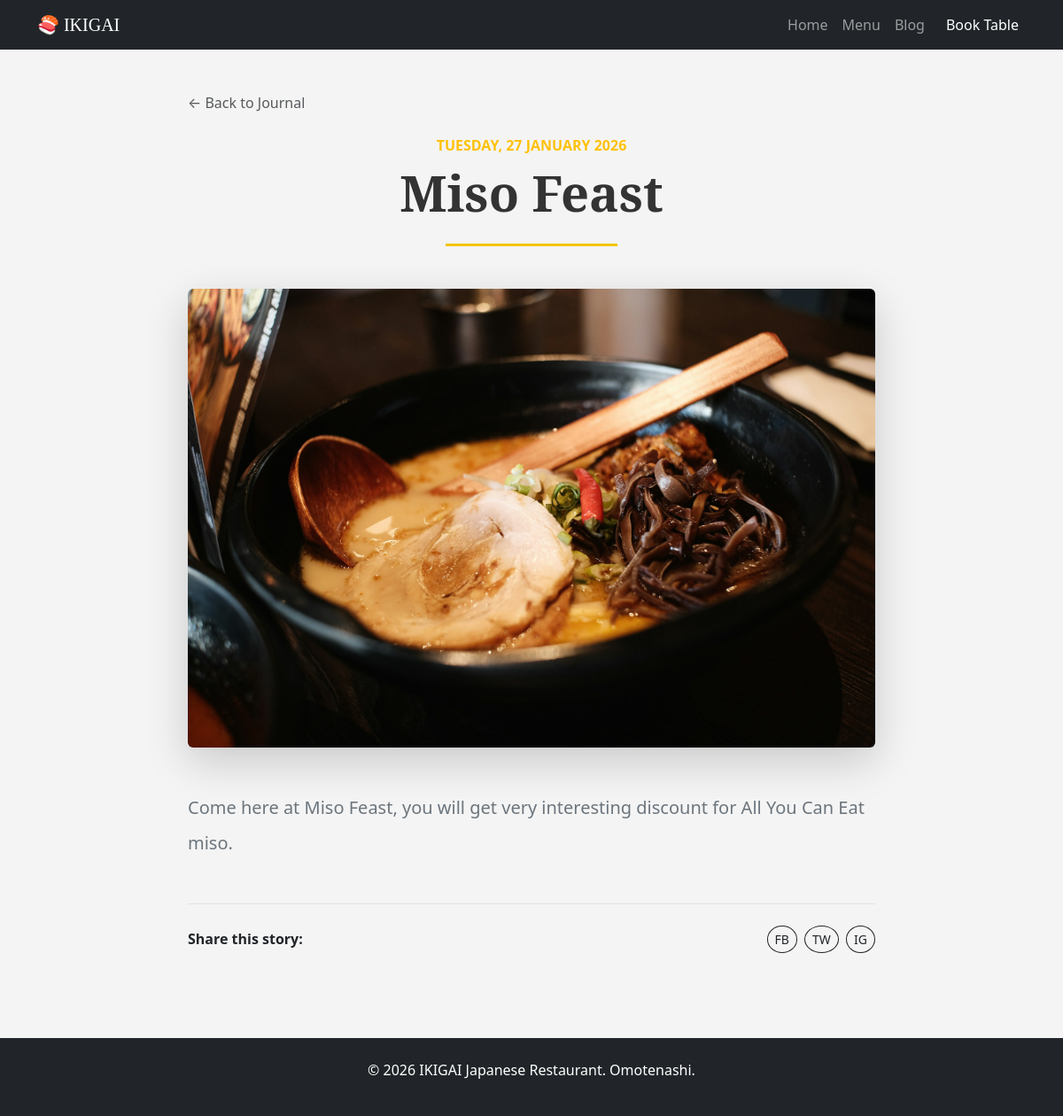
The app's page /blog/detail/4/ with its own data.
### blog/models.py (models this page shows, shortened)
class Post(models.Model):
    title = models.CharField(max_length=200)
    content = models.TextField()
    image = models.ImageField(upload_to='blog_images/', blank=True, null=True)
    created_at = models.DateTimeField(auto_now_add=True)
    tag = models.CharField(max_length=100, blank=True)

### blog/views.py (the view)
# urls.py: path('detail/<int:pk>/', views.blog_detail, name="blog_detail"),
def blog_detail(request, pk):
    post = get_object_or_404(Post, pk=pk)
    return render(request, 'blog/blog_detail.html', {'post': post})

### blog/templates/blog/blog_detail.html
{% extends 'restaurant/base.html' %}
{% block content %}
<div class="container py-5" style="max-width: 800px;"> <a href="{% url 'blog_home' %}" class="text-decoration-none text-muted mb-4 d-inline-block">
        &larr; Back to Journal
    </a>
    <header class="mb-5 text-center">
        <span class="text-warning fw-bold text-uppercase">{{ post.created_at|date:"l, d F Y" }}</span>
        <h1 class="display-4 fw-bold mt-2 mb-4" style="font-family: 'Cinzel', serif; color: #333;">
            {{ post.title }}
        </h1>
        <hr class="w-25 mx-auto" style="border-top: 3px solid #f1c40f; opacity: 1;">
    </header>
    {% if post.image %}
    <div class="mb-5 shadow-lg rounded overflow-hidden" data-aos="zoom-in">
        <img src="{{ post.image.url }}" class="img-fluid w-100" alt="{{ post.title }}">
    </div>
    {% endif %}
    <article class="blog-content fs-5 lh-lg text-secondary">
        {{ post.content|linebreaks }}
    </article>
    <div class="mt-5 pt-4 border-top">
        <div class="d-flex justify-content-between align-items-center">
            <span class="fw-bold">Share this story:</span>
            <div>
                <button class="btn btn-sm btn-outline-dark rounded-circle me-1">FB</button>
                <button class="btn btn-sm btn-outline-dark rounded-circle me-1">TW</button>
                <button class="btn btn-sm btn-outline-dark rounded-circle">IG</button>
            </div>
        </div>
    </div>
</div>
{% endblock %}

### restaurant/static/restaurant/css/style.css (style rules this page uses)
body { background-color: #f4f4f4; }

### records on screen
Post: created_at "TUESDAY, 27 JANUARY 2026", title "Miso Feast", image (picture), content "Come here at Miso Feast, you will get very interesting discount for All You Can Eat miso."
